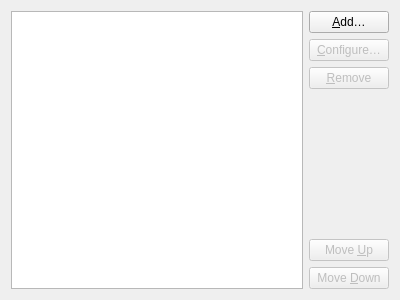
<?xml version="1.0" encoding="UTF-8"?>
<ui version="4.0">
 <class>RoutingSettingsWidget</class>
 <widget class="QWidget" name="RoutingSettingsWidget">
  <property name="geometry">
   <rect>
    <x>0</x>
    <y>0</y>
    <width>400</width>
    <height>300</height>
   </rect>
  </property>
  <layout class="QHBoxLayout" name="horizontalLayout">
   <item>
    <widget class="QListView" name="profilesList"/>
   </item>
   <item>
    <layout class="QVBoxLayout" name="verticalLayout">
     <item>
      <widget class="QPushButton" name="addButton">
       <property name="text">
        <string>&amp;Add…</string>
       </property>
      </widget>
     </item>
     <item>
      <widget class="QPushButton" name="configureButton">
       <property name="enabled">
        <bool>false</bool>
       </property>
       <property name="text">
        <string>&amp;Configure…</string>
       </property>
      </widget>
     </item>
     <item>
      <widget class="QPushButton" name="removeButton">
       <property name="enabled">
        <bool>false</bool>
       </property>
       <property name="text">
        <string>&amp;Remove</string>
       </property>
      </widget>
     </item>
     <item>
      <spacer name="verticalSpacer">
       <property name="orientation">
        <enum>Qt::Vertical</enum>
       </property>
       <property name="sizeHint" stdset="0">
        <size>
         <width>20</width>
         <height>118</height>
        </size>
       </property>
      </spacer>
     </item>
     <item>
      <widget class="QPushButton" name="moveUpButton">
       <property name="enabled">
        <bool>false</bool>
       </property>
       <property name="text">
        <string>Move &amp;Up</string>
       </property>
      </widget>
     </item>
     <item>
      <widget class="QPushButton" name="moveDownButton">
       <property name="enabled">
        <bool>false</bool>
       </property>
       <property name="text">
        <string>Move &amp;Down</string>
       </property>
      </widget>
     </item>
    </layout>
   </item>
  </layout>
 </widget>
 <resources/>
 <connections/>
</ui>
